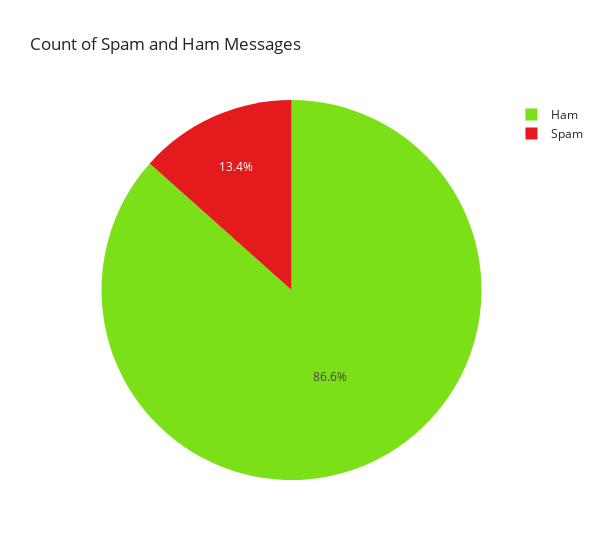

The notebook cell saved with this chart:
### Markdown cell above
### EDA

### Code cell
temp = pd.DataFrame()
temp['Target'] = ['Ham','Spam']
temp['Count'] = [len(df[df['target'] == 'ham']), len(df[df['target'] == 'spam'])]
temp = temp.sort_values(by = ['Count'], ascending = False)
fig = px.pie(temp, values = 'Count', names = 'Target', width = 600, 
             color = 'Target', color_discrete_map = {'Ham': 'rgb(124, 224, 24)', 'Spam': 'rgb(228, 26, 28)'},
             template = 'simple_white', title = "Count of Spam and Ham Messages ")
fig.show()

### Figure 1 — Plotly figure (JSON) as saved in the notebook; plotly's stock layout.template omitted (floating-point values rounded to 4 significant figures)
{"data": [{"customdata": [["Ham"], ["Spam"]], "domain": {"x": [0, 1], "y": [0, 1]}, "hovertemplate": "Target=%{customdata[0]}<br>Count=%{value}<extra></extra>", "labels": ["Ham", "Spam"], "legendgroup": "", "marker": {"colors": ["rgb(124, 224, 24)", "rgb(228, 26, 28)"]}, "name": "", "showlegend": true, "type": "pie", "values": [4825, 747]}], "layout": {"legend": {"tracegroupgap": 0}, "title": {"text": "Count of Spam and Ham Messages "}, "width": 600}}
